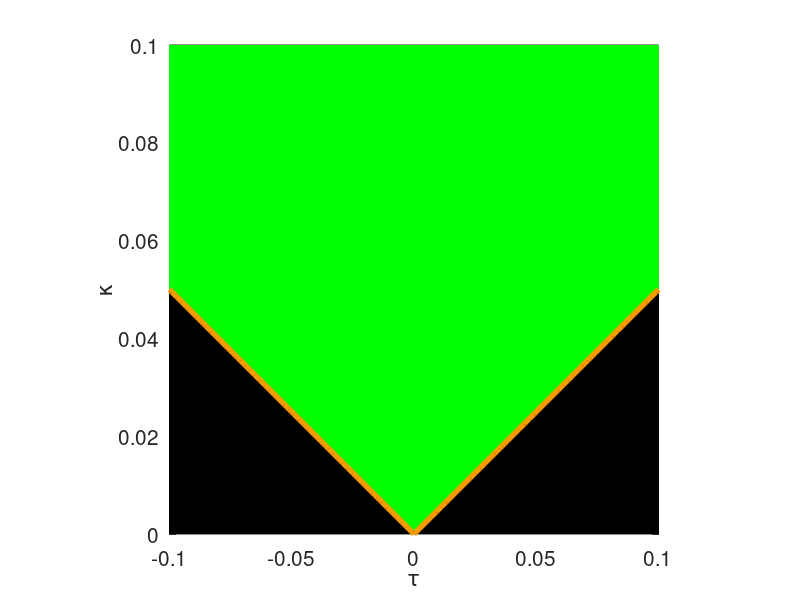

The MATLAB script that drew this image:
%% setup

%mr clean
clc
clf

%system paramters
k1 = .1;
k2 = .1;
w1 = 2;

%parameters
w2 = 1.9:.001:2.1;
gamma = 0:.001:.1;

%solution vector
TONGUE = zeros(length(gamma),length(w2));


%% create system

%coupling matrix
B = [-1 0  1  0;
    0 -1  0  1;
    1  0 -1  0;
    0  1  0 -1];


%% analyze eigenvalue bifurcations

%loopin it
for jj=1:length(w2)
    jj
    for ii=1:length(gamma)
        
        %uncoupled system
        A = [-k1 w1  0      0;
            -w1 -k1  0      0;
            0    0  -k2     w2(jj);
            0    0  -w2(jj) -k2];
        
        %full system
        L = A+gamma(ii)*B;
                
        %look at eigenvalues / eigenvectors
        [W,D] = eig(L.');
        
        %check for equality of the imaginary parts
        if abs(imag(D(1,1)) - imag(D(3,3))) < 1e-6
            TONGUE(ii:end,jj) = 1;
            break
        end
               
    end
end




%% visualize

% Define custom colormap
custom_colormap = [
    0 0 0;        
    0 1 0      
    ];

%plot
figure(1)
hold on
imagesc(w2-w1,gamma,TONGUE)
plot(w2-w1,abs((w2-w1)/2),'-','color',[1 0.6 0],'linewidth',4)
set(gca, 'YDir','normal')
xlabel('\tau')
ylabel('\kappa')
set(gca,'fontsize',15)
box on
axis square
xlim([-.1 .1])
ylim([0 gamma(end)])
colormap(custom_colormap)







